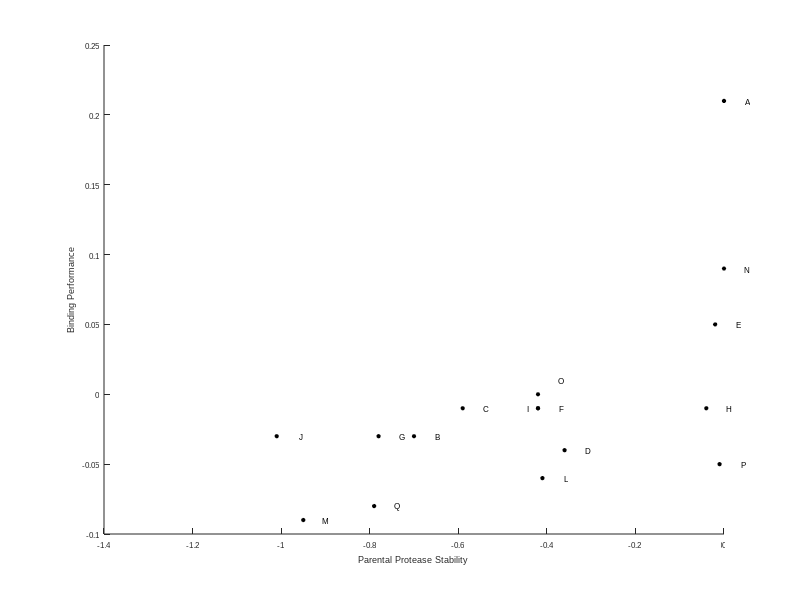

MATLAB code to generate this figure:
load parsco.mat
scaf=['A';'B';'C';'D';'E';'F';'G';'H';'I';'J';'L';'M';'N';'O';'P';'Q'];
figure 
hold on
scatter(parsco(:,1),parsco(:,2),6,'filled','MarkerFaceColor',[0 0 0],'MarkerEdgeColor',[0 0 0])
parsco(14,2)=parsco(14,2)+0.01;
parsco(9,1)=parsco(6,1)-0.08;
text(parsco(:,1)+.06,parsco(:,2),scaf,'HorizontalAlignment','right','FontSize',6,'FontName','Arial')
% text(-.6,.23,"Spearman Correlation Coefficient: 0.56",'HorizontalAlignment','center')
% text(-.6,.215,'p<0.05','HorizontalAlignment','center')
xlabel('Parental Protease Stability')
ylabel('Binding Performance')

h=gcf;
set(h,'Units','inches')
set(h,'Position',[0.1 0.1 2.5 2.5])
set(gca,'FontName','Arial','fontsize',6)
print(h,'C:\Users\alexg\Google Drive\Hackel Lab Share\Research Updates\A Golinski\ProtID Final\paper\PNAS\Matlab figures\7_b','-dpng','-r300')
hold off